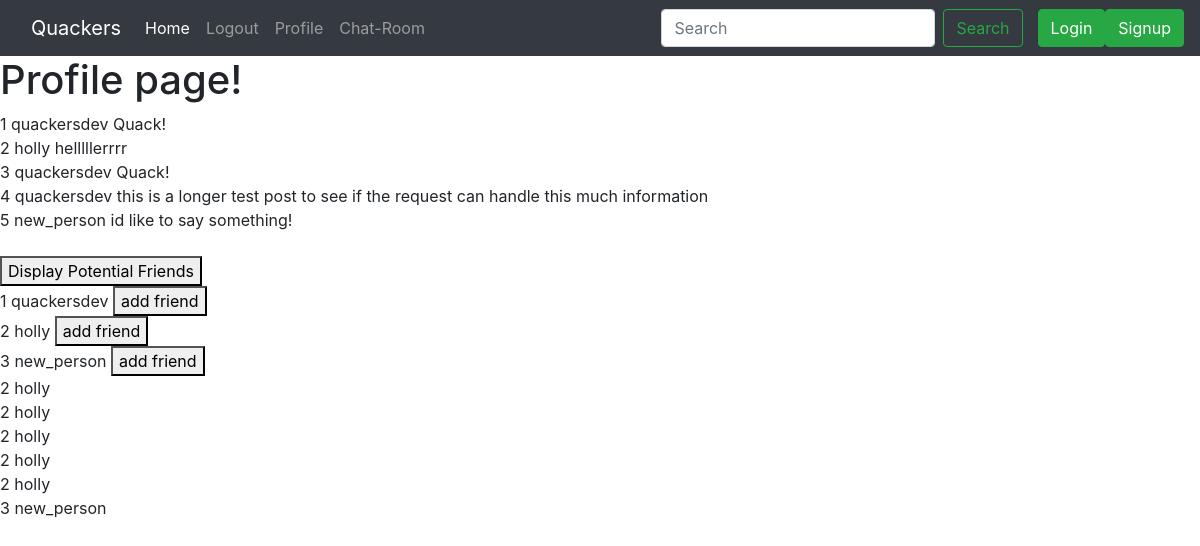
Screenshot of /profile (signed in) with the database file from the repository.
### model.py (models this page shows, shortened)
class Posts(db.Model):
    __tablename__="posts"
    id = db.Column(db.Integer,primary_key=True)
    user_id = db.Column(db.Integer, db.ForeignKey(Users.id))
    content = db.Column(db.Text(255))
    like = db.relationship('Liked_Posts',backref='post',lazy=True)

class Users(db.Model, UserMixin):
    __tablename__="users"
    id = db.Column(db.Integer,primary_key=True)
    username = db.Column(db.String(50), unique = True)
    password = db.Column(db.String(250))
    posts = db.relationship('Posts',backref='user', lazy=True)

### app.py (the view)
@app.route('/profile')
@login_required
def profile():
    friends = get_friends(current_user.id)
    users = Users.query.all()
    posts = Posts.query.all()
    name = current_user.username
    return render_template("profile.html",name=name,posts=posts,users=users,friends=friends)

### app.py (called while the page is built)
@login_manager.user_loader
def load_user(id):
    return Users.query.filter_by(id=id).first()

def get_friends(user_id):
    friends_list = Friends.query.filter_by(source_id=user_id).all()
    friends_list += Friends.query.filter_by(target_id=user_id).all()
    list_of_friends=[]
    for f in friends_list:
        user_1 =  Users.query.filter_by(id=f.source_id).first()
        user_2 = Users.query.filter_by(id=f.target_id).first()
        if user_1.id == user_id:
           list_of_friends.append(user_2)
        else:
            list_of_friends.append(user_1)
    return list_of_friends

### templates/profile.html (shortened to what this page needs)
{%extends 'base.html'%}
{%block body%}
<h1>Profile page!</h1>
{%for post in posts%}
<tr>
    <td>{{post.id}}</td>
    <td>{{post.user.username}}</td>
    <td>{{post.content}}</td>
  </tr>
  <br>
{%endfor%}
<br>
<button id="toggle-button">Display Potential Friends</button>
  <div id="friend_container">
    {%for user in users%}
      <form action="/add_friend" method="post">
      <td>{{user.id}}</td>
      <td>{{user.username}}</td>
       <button type='submit' id='friend_id'>add friend</button>
      </form>
      {%endfor%}
  </div>
 <div id = 'friends'>
  {%for friend in friends%}
    <form action='/get_friend' method='post'>
      <td>{{friend.id}}</td>
      <td>{{friend.username}}</td>
    </form>
  {%endfor%}
 </div>
{% endblock %}

### rows the page displays
Posts: id "1", user.username "quackersdev", content "Quack!"
Posts: id "2", user.username "holly", content "helllllerrrr"
Posts: id "3", user.username "quackersdev", content "Quack!"
Posts: id "4", user.username "quackersdev", content "this is a longer test post to see if the request can handle this much information"
Posts: id "5", user.username "new_person", content "id like to say something!"
Users: id "1", username "quackersdev"
Users: id "2", username "holly"
Users: id "3", username "new_person"
